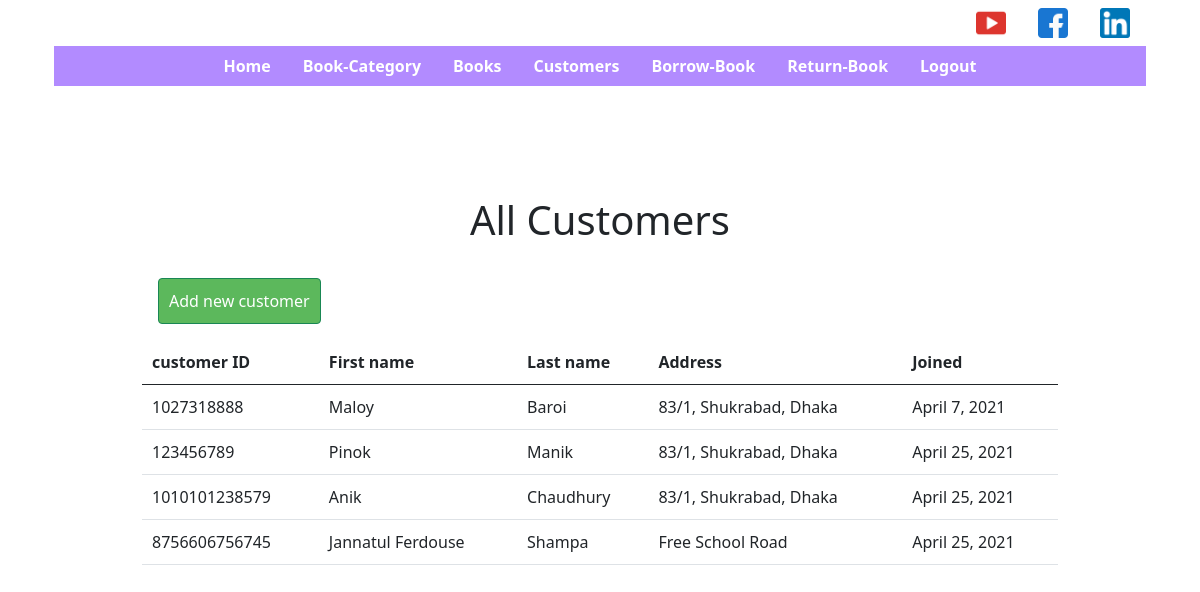
Page /customers on the committed database.
### App_library/models.py (models this page shows, shortened)
class Customer(models.Model):
    NID = models.CharField(max_length=255, unique=True)
    firstname = models.CharField(max_length=255)
    lastname = models.CharField(max_length=255)
    Address = models.CharField(max_length=255)
    phone_regex = RegexValidator(regex=r"^\+?(88)01[3-9][0-9]{8}$", message=_(
        "Enter a valid Bangladesh mobile phone number starting with +(country code)"))
    phone_number = models.CharField(validators=[phone_regex], verbose_name=_("Mobile phone"), max_length=17,
                                    blank=False, null=True)
    year = models.DateTimeField(auto_now=True)

### App_library/views.py (the view, shortened to what this page needs)
# urls.py: url(r'^customers$', views.customers, name="customers"),
def customers(request):
    all_Customers = Customer.objects.all()
    return render(request, "App_library/Customers.html", context={"Customers": all_Customers})

### templates/App_library/Customers.html (shortened to what this page needs)
{% extends 'App_library/main.html' %}
{% load static %}
{% block body %}
    <link href="https://cdn.jsdelivr.net/npm/bootstrap@5.0.0-beta3/dist/css/bootstrap.min.css" rel="stylesheet"
>
    <div class="container" style="padding: 100px!important;">
        <div class="h1" id="header" style="text-align: center; padding: 10px 0;">All Customers</div>
        <a href="#" id="add_customer" class="btn btn-success m-3" onclick="openForm()"
           style="padding: 10px!important; background-color: #5cb85c!important;">
            Add new customer
        </a>
        <table class="table" id="customer-table">
            <thead class="table-striped">
            <tr>
                <th scope="col" class="paddy">customer ID</th>
                <th scope="col" class="paddy">First name</th>
                <th scope="col" class="paddy">Last name</th>
                <th scope="col" class="paddy">Address</th>
                <th scope="col" class="paddy">Joined</th>
            </tr>
            </thead>
            <tbody>
            {% for customer in Customers %}
                <tr>
                    <td class="paddy">{{ customer.NID }}</td>
                    <td class="paddy">{{ customer.firstname }}</td>
                    <td class="paddy">{{ customer.lastname }}</td>
                    <td class="paddy">{{ customer.Address }}</td>
                    <td class="paddy">{{ customer.year.date }}</td>
                </tr>
            {% endfor %}
            </tbody>
        </table>
    </div>
{% endblock %}

### templates/App_library/Customers.html (style rules this page uses)
.paddy { padding: 10px !important; text-align: left; }

### rows in the picture
Customer: NID "1027318888", firstname "Maloy", lastname "Baroi", Address "83/1, Shukrabad, Dhaka", year "April 7, 2021"
Customer: NID "123456789", firstname "Pinok", lastname "Manik", Address "83/1, Shukrabad, Dhaka", year "April 25, 2021"
Customer: NID "1010101238579", firstname "Anik", lastname "Chaudhury", Address "83/1, Shukrabad, Dhaka", year "April 25, 2021"
Customer: NID "8756606756745", firstname "Jannatul Ferdouse", lastname "Shampa", Address "Free School Road", year "April 25, 2021"
